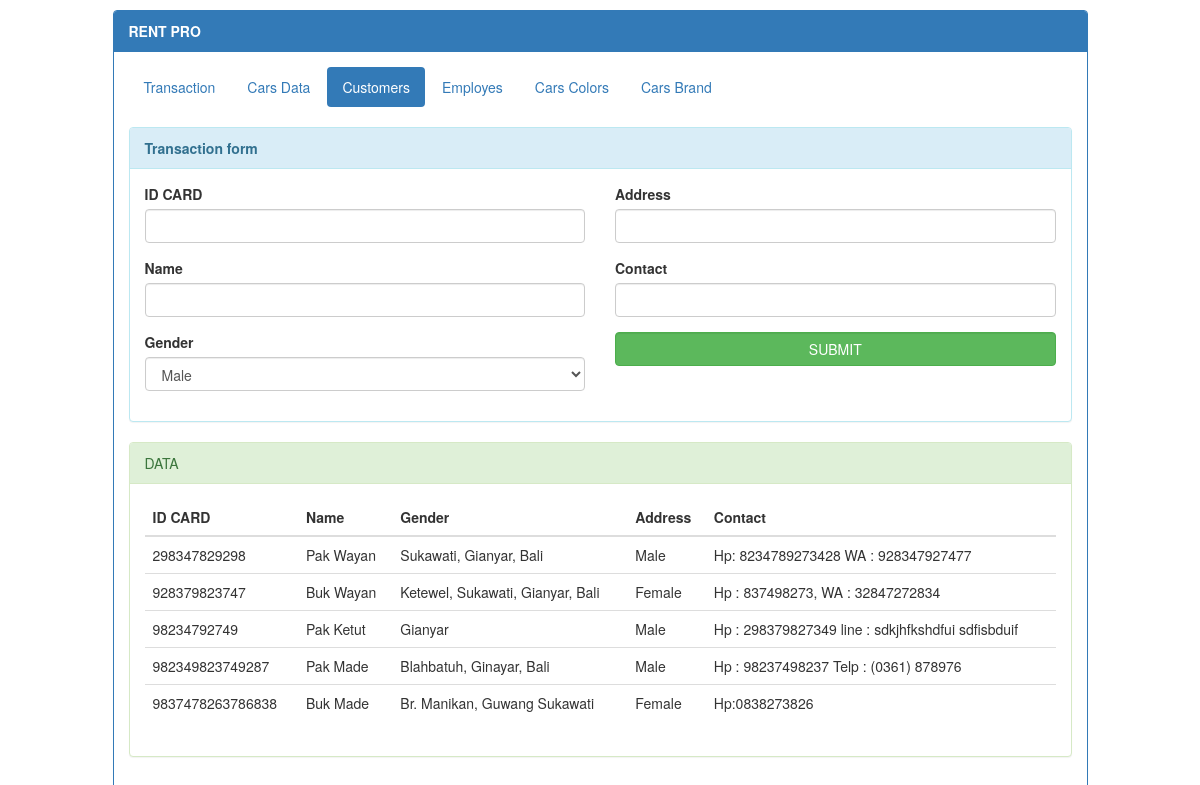
The app's page /pages/?page=costumer with its own data.
### tables this page shows
CREATE TABLE IF NOT EXISTS `tb_customers` (
  `IDCardNumber` varchar(30) NOT NULL,
  `Name` varchar(100) NOT NULL,
  `Address` varchar(140) NOT NULL,
  `Gender` enum('Male','Female') NOT NULL,
  `ContactInfo` varchar(120) NOT NULL,
  PRIMARY KEY (`IDCardNumber`)
);

### pages/connection.php (called while the page is built, shortened)
<?php
function connection(){
	$host = "localhost:3366";
	$user = "root";
	$pass = "";
	$dbName = "db_rent_car";
	return mysqli_connect($host, $user, $pass, $dbName);
}
function selectFrom($tbName, $columns = null, $where = null, $short = null, $limit = null){
	$con = connection();
	$sql = "SELECT ";
	if (is_array($columns)) {
		$sql .= $columns[0];
		for ($i=1; $i < count($columns) ; $i++) {
			$sql .= ", ".$columns[$i];
		}
	}else{
		$sql .= " * ";
	}
	$sql .= " FROM ".$tbName;
	if ($where !== null) $sql .= " WHERE ".$where;
	else $sql .= " WHERE 1 ";
	return mysqli_query($con, $sql);
}

### pages/costumer.php (the view, shortened to what this page needs)
<?= tab_menu($menu, "Customers", null) ?>
<div class="tab-content">
	<div class="tab-pane fade in active" id="costumer">
		<br>
		<div class="panel panel-info">
			<div class="panel-heading"><b>Transaction form</b> <em id="mode"></em></div>
			<div class="panel-body">
				<form action="<?=setLink('customers-process').appendLink('oldPage', $_GET['page']).appendLink('action','insert') ?>" method="post" class="row" id="form-data" >
					<div class="col-md-6">
						<div class="form-group">
							<label for="id">ID CARD</label>
							<input type="text" name="id" id="id" class="form-control" placeholder="">
						</div>
						<div class="form-group">
							<label for="name">Name</label>
							<input type="text" name="name" id="name" class="form-control" placeholder="">
						</div>
						<div class="form-group">
							<label for="gender">Gender</label>
							<select name="gender" id="gender" class="form-control" placeholder="">
								<option>Male</option>
							</select>
						</div>
					</div>
					<div class="col-md-6">
						<div class="form-group">
							<label for="almt">Address</label>
							<input type="text" name="almt" id="almt" class="form-control" placeholder="">
						</div>
						<div class="form-group">
							<label for="cp">Contact</label>
							<input type="text" name="cp" id="cp" class="form-control" placeholder="">
						</div>
						<div class="form-group">
							<button type="submit" class="btn btn-success form-control">SUBMIT</button>
						</div>
					</div>
				</form>
			</div>
		</div>
		<div class="panel panel-success">
			<div class="panel-heading">DATA</div>
			<div class="panel-body">
			<div class="row">
				<div class="col-md-12">
					<?php
						$Costumer = selectFrom("tb_customers");
					?>
					<table class="table data-table">
									<thead>
										<tr>
											<th>ID CARD</th>
											<th>Name</th>
											<th>Gender</th>
											<th>Address</th>
											<th>Contact</th>
										</tr>
									</thead>
									<tbody>
										<?php
										while ($row = mysqli_fetch_object($Costumer)){
											echo "
										<tr>
											<td>".$row->IDCardNumber."</td>
											<td>".$row->Name."</td>
											<td>".$row->Address."</td>
											<td>".$row->Gender."</td>
											<td>".$row->ContactInfo."</td>
										</tr>";
										}
										?>
									</tbody>
								</table>
				</div>
			</div>
			</div>
		</div>
	</div>
</div>

### records on screen
tb_customers: IDCardNumber "298347829298", Name "Pak Wayan", Address "Sukawati, Gianyar, Bali", Gender "Male", ContactInfo "Hp: 8234789273428 WA : 928347927477"
tb_customers: IDCardNumber "928379823747", Name "Buk Wayan", Address "Ketewel, Sukawati, Gianyar, Bali", Gender "Female", ContactInfo "Hp : 837498273, WA : 32847272834"
tb_customers: IDCardNumber "98234792749", Name "Pak Ketut", Address "Gianyar", Gender "Male", ContactInfo "Hp : 298379827349 line : sdkjhfkshdfui sdfisbduif"
tb_customers: IDCardNumber "982349823749287", Name "Pak Made", Address "Blahbatuh, Ginayar, Bali", Gender "Male", ContactInfo "Hp : 98237498237 Telp : (0361) 878976"
tb_customers: IDCardNumber "9837478263786838", Name "Buk Made", Address "Br. Manikan, Guwang Sukawati", Gender "Female", ContactInfo "Hp:0838273826"

### other values on screen
$key "Transaction"
$key "Cars Data"
$key "Customers"
$key "Employes"
$key "Cars Colors"
$key "Cars Brand"
